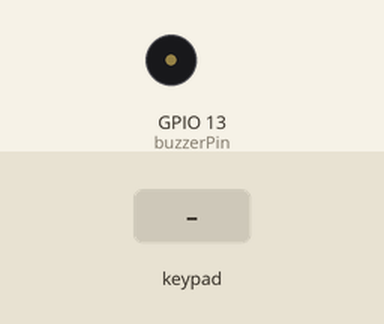
Bench run of a program on a simulated ESP32. Shown: buzzer (waves = sounding). The inputs (shaded band) are chosen by the test bench. WiFi joins after 1.5 s; servers stay silent unless stated; uploads are accepted with an empty reply; what the program prints to the serial monitor is not drawn.

Above: at 3.2 s.
3.3 s: keypad keys 1 9 1 8 5 1 7 pressed 0.4 s apart
At 5.75 s:
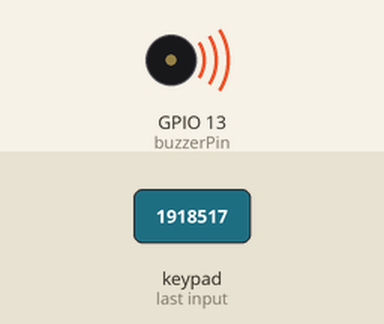
11.1 s: keypad keys 1 9 1 8 5 1 7 # pressed 0.4 s apart
At 15.3 s:
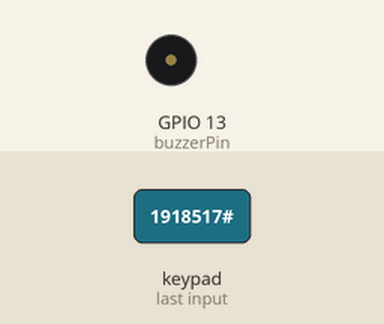
15.8 s: key 'C' pressed
17.5 s: keypad keys 1 9 1 8 5 1 7 * pressed 0.4 s apart
At 18.35 s:
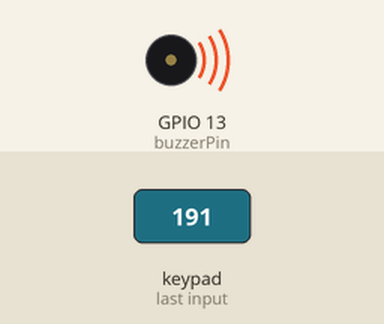
Timing chart, 0 to 23.1 s (numbered marks = the images above; inputs shaded):
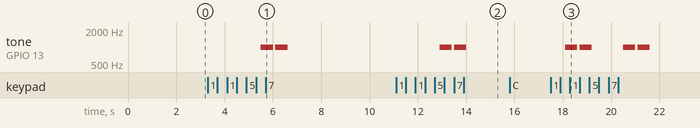

The program:

main.cpp
```cpp
#include <WiFi.h>
#include <HTTPClient.h>
#include <Keypad.h>

const char* ssid = "이승훈의 iPhone";         // Wi-Fi SSID
const char* password = "0011001100";                   // Wi-Fi 비밀번호
const String server_url = "http://172.20.10.2:5000"; // 서버 URL

// 키패드 설정
const byte ROWS = 4;
const byte COLS = 4;
char keys[ROWS][COLS] = {
  {'1','2','3','A'},
  {'4','5','6','B'},
  {'7','8','9','C'},
  {'*','0','#','D'}
};
byte rowPins[ROWS] = { 19, 18, 5, 17 };
byte colPins[COLS] = { 16, 4, 0, 2 };
Keypad keypad = Keypad(makeKeymap(keys), rowPins, colPins, ROWS, COLS);

const int buzzerPin = 13; // 부저가 연결된 핀

void setup() {
  Serial.begin(115200);
  WiFi.begin(ssid, password);
  pinMode(buzzerPin, OUTPUT);  // 부저 핀을 출력 모드로 설정

  while (WiFi.status() != WL_CONNECTED) {
    delay(1000);
    Serial.println("WiFi 연결 중...");
  }
  Serial.println("WiFi 연결 성공");
}

// 맞았을 때 소리
void playSuccessSound() {
  tone(buzzerPin, 2000); // 높은 소리 (2000Hz)
  delay(200);            // 짧게 0.2초 울림
  noTone(buzzerPin);
  delay(100);            // 잠깐 멈춤
  tone(buzzerPin, 2000); // 다시 높은 소리
  delay(200);
  noTone(buzzerPin);
}

// 틀렸을 때 소리
void playWarningSound() {
  tone(buzzerPin, 1000); // 낮은 소리 (1000Hz)
  delay(500);            // 길게 0.5초 울림
  noTone(buzzerPin);
  delay(100);            // 잠깐 멈춤
  tone(buzzerPin, 1000); // 다시 낮은 소리
  delay(500);
  noTone(buzzerPin);
}

void loop() {
  // OTP 입력 처리
  String input_otp = "";
  Serial.println("OTP를 입력하세요:");
  while (input_otp.length() < 6) {
    char key = keypad.getKey();
    if (key) {
      input_otp += key;
      Serial.print(key);  // 입력된 키 출력
    }
  }
  Serial.println();

  if (WiFi.status() == WL_CONNECTED) {
    HTTPClient http;
    http.begin(server_url + "/verify-otp");
    http.addHeader("Content-Type", "application/json");

    String requestData = "{\"otp\":\"" + input_otp + "\"}";
    int httpResponseCode = http.POST(requestData);

    if (httpResponseCode == 200) {
      String response = http.getString();
      if (response.indexOf("success") >= 0) {
        Serial.println("OTP 인증 성공 - 도어락 열림");
        playSuccessSound(); // 인증 성공 시 소리
      } else {
        Serial.println("OTP 인증 실패 - 잘못된 OTP");
        playWarningSound(); // 인증 실패 시 소리
      }
    } else {
      Serial.println("서버 연결 오류");
    }
    http.end();
  }
}
```

Measured:
- after the input at 3.3 s, tone on GPIO 13 (buzzerPin): alternates 1000 Hz for 0.50 s and silent for 0.10 s, 4 changes in all, then stays silent, starting after 2.2 s
- after the input at 11.1 s, tone on GPIO 13 (buzzerPin): alternates 1000 Hz for 0.50 s and silent for 0.10 s, 4 changes in all, then stays silent, starting after 1.8 s
- after the input at 15.8 s, every drawn part: stays the same
- after the input at 17.5 s, tone on GPIO 13 (buzzerPin): plays 1000 Hz for 0.50 s, 1000 Hz for 0.50 s, 1000 Hz for 0.50 s, 1000 Hz for 0.50 s, starting after 0.60 s
